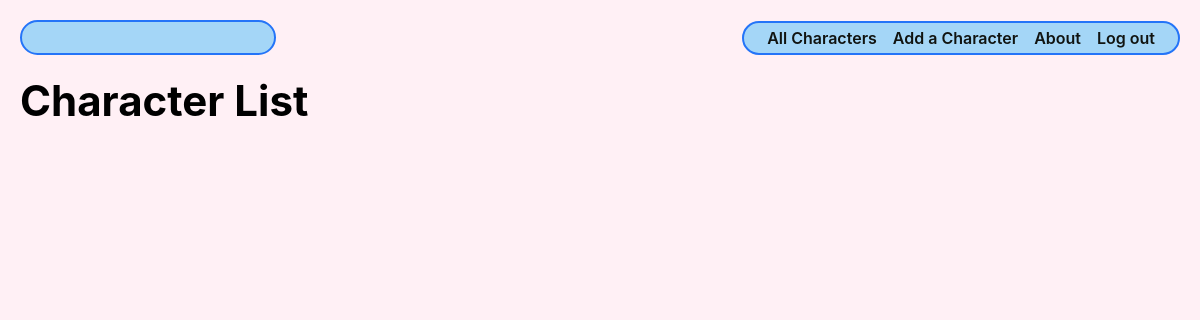
The app's page /characters/ (signed in), older data.
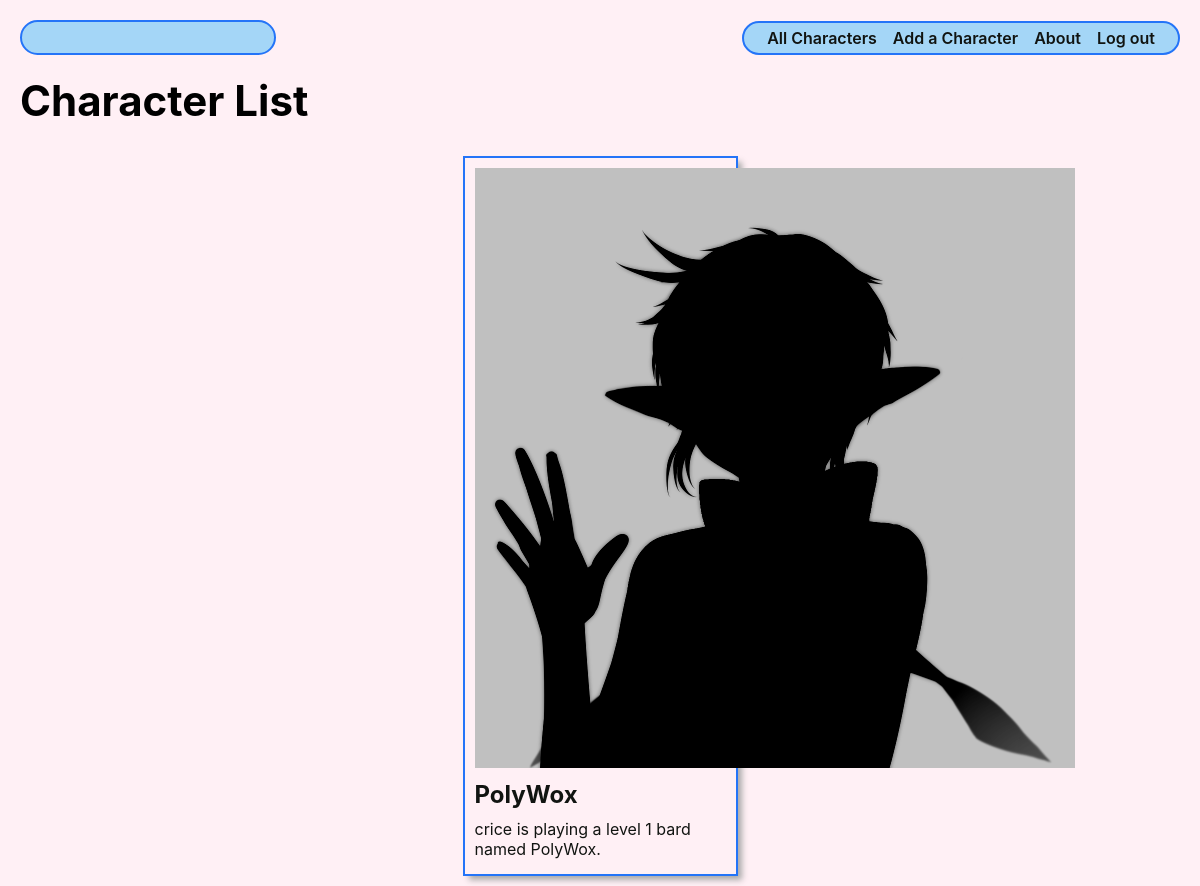
The same page, newer data.
### main_app/models.py (models this page shows, shortened)
class Character(models.Model):
  player = models.ForeignKey(User, on_delete=models.CASCADE)
  name = models.CharField(max_length=50)
  char_class = models.CharField(max_length=9,
  choices=CLASS_CHOICE,
  default=CLASS_CHOICE[0][0]
  )
  level = models.IntegerField(
    default=1,
    validators=[MaxValueValidator(20), MinValueValidator(1)]
  )
  spell_list = models.ManyToManyField(Spell, blank=True, null=True)

### main_app/views.py (the view)
# urls.py: path('characters/', views.characters_index, name='characters_index'),
@login_required
def characters_index(request):
  characters = Character.objects.filter(player=request.user)
  return render(request, 'characters/index.html', { 'characters': characters })

### main_app/templates/characters/index.html (shortened to what this page needs)
{% extends 'base.html' %}
{% load static %}
{% block head %}
<link rel="stylesheet" type="text/css" href="{% static 'css/character-index.css' %}"/>
{% endblock %}
{% block content %}
<section class="page-header">
  <h1>Character List</h1>
</section>
<section class="card-container">
  {% for character in characters %}
    <div class="card">
      <a href="{% url 'characters_detail' character.id %}">
        <div class="card-content">
          <div class="card-img-container">
          {% if character.photo.url %}
            <img
                src="{{character.photo.url}}"
                alt="A photo of {{character.name}}"
                class="usr-img"
              >
          {% else %}
            <img
              src="{% static 'images/character_placeholder.png' %}"
              alt="Sillouette of a Character"
            >
          {% endif %}
          </div>
           <h2 class="card-title">{{ character.name }}</h2>
            <p>{{ character.player }} is playing a level {{ character.level}} {{ character.char_class}} named {{ character.name }}.</p>
        </div>
      </a>
    </div>
  {% endfor %}
</section>
{% endblock %}

Row changes from the older to the newer data that the page shows:
added Character: name "PolyWox", player "crice", level "1", char_class "bard"
